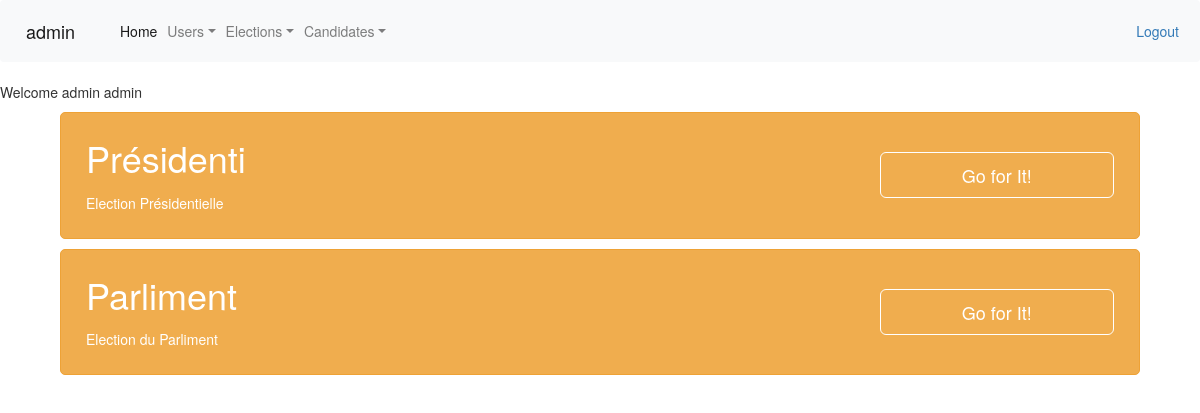
The page /elections.php (signed in) on the database as committed earlier.
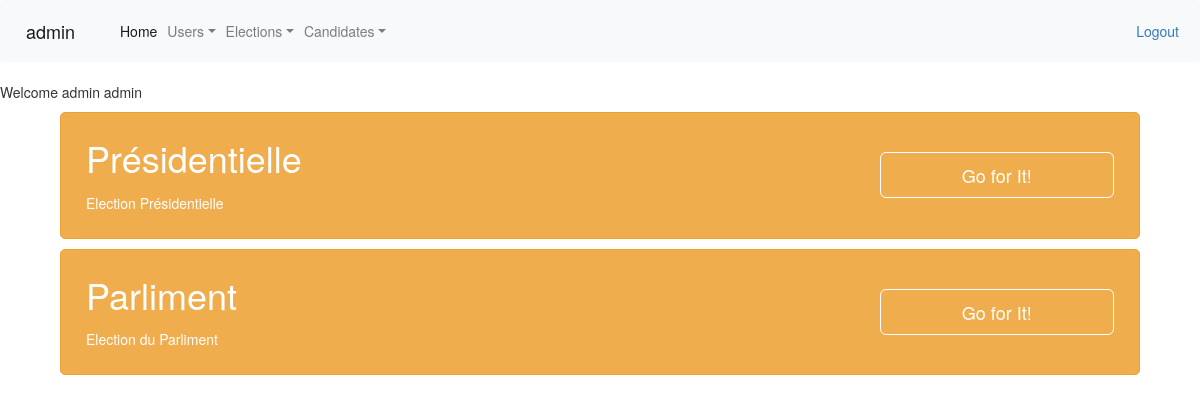
The same page on the database as committed later.
### tables this page shows
CREATE TABLE `election` (
  `id` int(11) NOT NULL,
  `nom` varchar(30) NOT NULL,
  `description` varchar(200) NOT NULL
);

### elections.php (the view, shortened to what this page needs)
<?php
$bdd = ConnexionBD::getInstance();
include './includes/header.php';
if(isset($_SESSION['username']) && isset($_SESSION['password']) && isset($_SESSION['msg'])) {
    echo $_SESSION['msg']."<br/>";
    $req = $bdd->prepare('SELECT * FROM election');
    $req->execute();
    $elections = $req->fetchAll(PDO::FETCH_OBJ);
    if(count($elections)){
        ?>
        <link rel="stylesheet" type="text/css" href="./elections.css">
        <form id="contact" action="./vote/index.php" method="post">
        <div class="container">
            <div class="col-sm-12">
        <?php
        foreach($elections as $election){
            ?>
                <div class="bs-calltoaction bs-calltoaction-warning">
                    <div class="row">
                        <div class="col-md-9 cta-contents">
                            <h1 class="cta-title"><?=$election->nom?></h1>
                            <div class="cta-desc">
                                <p><?=$election->description?></p>
                            </div>
                        </div>
                        <div class="col-md-3 cta-button">
                            <button name="election" type="submit" value="<?=$election->id?>" class="btn btn-lg btn-block btn-warning">Go for It!</button>
                        </div>
                     </div>
                </div>
        <?php
        }
        ?>
         </div>
        </div>
             </form>
    <?php
    }
    else {
        echo ('No elections available');
    }
}
else{
    header("Location: ./login");
}
?>

Rows that differ between the two databases and show on the page:
changed election "Election Présidentielle": nom "Présidenti" → "Présidentielle"
